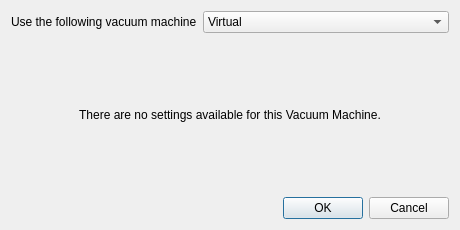
<?xml version="1.0" encoding="UTF-8"?>
<ui version="4.0">
 <class>VacuumMachineSettngsDialog</class>
 <widget class="QDialog" name="VacuumMachineSettngsDialog">
  <property name="geometry">
   <rect>
    <x>0</x>
    <y>0</y>
    <width>460</width>
    <height>230</height>
   </rect>
  </property>
  <property name="windowTitle">
   <string>Vacuum Machine Settngs</string>
  </property>
  <layout class="QGridLayout" name="gridLayout_2">
   <item row="3" column="0">
    <widget class="QDialogButtonBox" name="buttonBox">
     <property name="orientation">
      <enum>Qt::Horizontal</enum>
     </property>
     <property name="standardButtons">
      <set>QDialogButtonBox::Cancel|QDialogButtonBox::Ok</set>
     </property>
    </widget>
   </item>
   <item row="0" column="0">
    <layout class="QFormLayout" name="formLayout">
     <item row="0" column="0">
      <widget class="QLabel" name="label">
       <property name="text">
        <string>Use the following vacuum machine</string>
       </property>
       <property name="buddy">
        <cstring>comboBoxVacuumMachine</cstring>
       </property>
      </widget>
     </item>
     <item row="0" column="1">
      <widget class="QComboBox" name="comboBoxVacuumMachine">
       <item>
        <property name="text">
         <string>Virtual</string>
        </property>
       </item>
       <item>
        <property name="text">
         <string>VPT (OPC)</string>
        </property>
       </item>
       <item>
        <property name="text">
         <string>Optotech (TCP/IP)</string>
        </property>
       </item>
       <item>
        <property name="text">
         <string>HS-Group (OPC)</string>
        </property>
       </item>
      </widget>
     </item>
    </layout>
   </item>
   <item row="1" column="0">
    <widget class="QStackedWidget" name="stackedWidget">
     <property name="currentIndex">
      <number>0</number>
     </property>
     <widget class="QWidget" name="pageVirtual">
      <layout class="QVBoxLayout" name="verticalLayout">
       <item>
        <widget class="QLabel" name="labelVirtualInfo">
         <property name="text">
          <string>There are no settings available for this Vacuum Machine.</string>
         </property>
         <property name="alignment">
          <set>Qt::AlignCenter</set>
         </property>
        </widget>
       </item>
      </layout>
     </widget>
     <widget class="QWidget" name="pageVPT">
      <layout class="QGridLayout" name="gridLayout" columnstretch="1,255,255">
       <item row="1" column="1">
        <widget class="QLineEdit" name="lineEditVPTUpdateRate"/>
       </item>
       <item row="0" column="0">
        <widget class="QLabel" name="labelOPCServer">
         <property name="text">
          <string>OPC server</string>
         </property>
         <property name="alignment">
          <set>Qt::AlignRight|Qt::AlignTrailing|Qt::AlignVCenter</set>
         </property>
         <property name="buddy">
          <cstring>comboBoxVPTOPCServer</cstring>
         </property>
        </widget>
       </item>
       <item row="1" column="0">
        <widget class="QLabel" name="labelUpdateRate">
         <property name="text">
          <string>Update rate (s)</string>
         </property>
         <property name="alignment">
          <set>Qt::AlignRight|Qt::AlignTrailing|Qt::AlignVCenter</set>
         </property>
         <property name="buddy">
          <cstring>lineEditVPTUpdateRate</cstring>
         </property>
        </widget>
       </item>
       <item row="2" column="0">
        <widget class="QLabel" name="labelDelayBetweenLayers">
         <property name="text">
          <string>Delay between layers (s)</string>
         </property>
         <property name="alignment">
          <set>Qt::AlignRight|Qt::AlignTrailing|Qt::AlignVCenter</set>
         </property>
         <property name="buddy">
          <cstring>lineEditVPTDelayBetweenLayers</cstring>
         </property>
        </widget>
       </item>
       <item row="2" column="2">
        <widget class="QLabel" name="label_5">
         <property name="text">
          <string>* for debug only</string>
         </property>
        </widget>
       </item>
       <item row="0" column="1" colspan="2">
        <widget class="QComboBox" name="comboBoxVPTOPCServer"/>
       </item>
       <item row="2" column="1">
        <widget class="QLineEdit" name="lineEditVPTDelayBetweenLayers"/>
       </item>
       <item row="3" column="0" colspan="3">
        <spacer name="verticalSpacer">
         <property name="orientation">
          <enum>Qt::Vertical</enum>
         </property>
         <property name="sizeHint" stdset="0">
          <size>
           <width>20</width>
           <height>40</height>
          </size>
         </property>
        </spacer>
       </item>
      </layout>
     </widget>
     <widget class="QWidget" name="pageOptotech">
      <layout class="QGridLayout" name="gridLayout_3">
       <item row="4" column="0" colspan="5">
        <spacer name="verticalSpacer_2">
         <property name="orientation">
          <enum>Qt::Vertical</enum>
         </property>
         <property name="sizeHint" stdset="0">
          <size>
           <width>20</width>
           <height>40</height>
          </size>
         </property>
        </spacer>
       </item>
       <item row="3" column="0">
        <widget class="QLabel" name="label_6">
         <property name="text">
          <string>Data correction cycles</string>
         </property>
         <property name="alignment">
          <set>Qt::AlignRight|Qt::AlignTrailing|Qt::AlignVCenter</set>
         </property>
         <property name="buddy">
          <cstring>lineEditOptotechDataCorrectionCycles</cstring>
         </property>
        </widget>
       </item>
       <item row="2" column="1">
        <widget class="QLineEdit" name="lineEditOptotechDelayBetweenLayers"/>
       </item>
       <item row="1" column="4">
        <widget class="QPushButton" name="pushButtonOptotechDebugConsole">
         <property name="text">
          <string>Debug console</string>
         </property>
        </widget>
       </item>
       <item row="0" column="0">
        <widget class="QLabel" name="label_2">
         <property name="text">
          <string>Connect ro IP adress</string>
         </property>
         <property name="alignment">
          <set>Qt::AlignRight|Qt::AlignTrailing|Qt::AlignVCenter</set>
         </property>
         <property name="buddy">
          <cstring>lineEditOptotechConnectIPAdress</cstring>
         </property>
        </widget>
       </item>
       <item row="1" column="1">
        <widget class="QLineEdit" name="lineEditLocalPort"/>
       </item>
       <item row="0" column="1">
        <widget class="QLineEdit" name="lineEditOptotechConnectIPAdress"/>
       </item>
       <item row="1" column="0">
        <widget class="QLabel" name="labelOptotechLoactPort">
         <property name="text">
          <string>Local port</string>
         </property>
         <property name="alignment">
          <set>Qt::AlignRight|Qt::AlignTrailing|Qt::AlignVCenter</set>
         </property>
         <property name="buddy">
          <cstring>lineEditLocalPort</cstring>
         </property>
        </widget>
       </item>
       <item row="2" column="0">
        <widget class="QLabel" name="label_4">
         <property name="text">
          <string>Delay between layers (s)</string>
         </property>
         <property name="alignment">
          <set>Qt::AlignRight|Qt::AlignTrailing|Qt::AlignVCenter</set>
         </property>
         <property name="buddy">
          <cstring>lineEditOptotechDelayBetweenLayers</cstring>
         </property>
        </widget>
       </item>
       <item row="0" column="4">
        <widget class="QLineEdit" name="lineEditOptotechPort"/>
       </item>
       <item row="0" column="3">
        <widget class="QLabel" name="label_9">
         <property name="text">
          <string>Port</string>
         </property>
         <property name="alignment">
          <set>Qt::AlignRight|Qt::AlignTrailing|Qt::AlignVCenter</set>
         </property>
         <property name="buddy">
          <cstring>lineEditOptotechPort</cstring>
         </property>
        </widget>
       </item>
       <item row="3" column="1">
        <widget class="QLineEdit" name="lineEditOptotechDataCorrectionCycles"/>
       </item>
       <item row="0" column="2">
        <spacer name="horizontalSpacer_2">
         <property name="orientation">
          <enum>Qt::Horizontal</enum>
         </property>
         <property name="sizeHint" stdset="0">
          <size>
           <width>40</width>
           <height>20</height>
          </size>
         </property>
        </spacer>
       </item>
       <item row="1" column="2" colspan="2">
        <spacer name="horizontalSpacer">
         <property name="orientation">
          <enum>Qt::Horizontal</enum>
         </property>
         <property name="sizeHint" stdset="0">
          <size>
           <width>40</width>
           <height>20</height>
          </size>
         </property>
        </spacer>
       </item>
       <item row="2" column="2" colspan="3">
        <widget class="QLabel" name="label_7">
         <property name="text">
          <string>* for debug only</string>
         </property>
         <property name="buddy">
          <cstring>lineEditOptotechDelayBetweenLayers</cstring>
         </property>
        </widget>
       </item>
       <item row="3" column="2" colspan="3">
        <widget class="QLabel" name="label_8">
         <property name="text">
          <string>* recommended value: 64</string>
         </property>
         <property name="buddy">
          <cstring>lineEditOptotechDataCorrectionCycles</cstring>
         </property>
        </widget>
       </item>
      </layout>
     </widget>
     <widget class="QWidget" name="pageHSGroup">
      <layout class="QGridLayout" name="gridLayout_4" columnstretch="1,255,255">
       <item row="4" column="1">
        <widget class="QLineEdit" name="lineEditHSGroupDelayBetweenLayers"/>
       </item>
       <item row="1" column="1" colspan="2">
        <widget class="QComboBox" name="comboBoxHSGroupOPCServer"/>
       </item>
       <item row="3" column="2">
        <widget class="QLabel" name="label_14">
         <property name="text">
          <string>* app restart required </string>
         </property>
        </widget>
       </item>
       <item row="2" column="0">
        <widget class="QLabel" name="label_11">
         <property name="text">
          <string>Update rate (s)</string>
         </property>
         <property name="alignment">
          <set>Qt::AlignRight|Qt::AlignTrailing|Qt::AlignVCenter</set>
         </property>
        </widget>
       </item>
       <item row="2" column="1">
        <widget class="QLineEdit" name="lineEditHSGroupUpdateRate"/>
       </item>
       <item row="3" column="0">
        <widget class="QLabel" name="label_12">
         <property name="text">
          <string>OPC tags prefix</string>
         </property>
         <property name="alignment">
          <set>Qt::AlignRight|Qt::AlignTrailing|Qt::AlignVCenter</set>
         </property>
        </widget>
       </item>
       <item row="0" column="0">
        <widget class="QLabel" name="label_3">
         <property name="text">
          <string>Remote computer name</string>
         </property>
         <property name="alignment">
          <set>Qt::AlignRight|Qt::AlignTrailing|Qt::AlignVCenter</set>
         </property>
        </widget>
       </item>
       <item row="0" column="1">
        <widget class="QLineEdit" name="lineEditHSGroupRemoteComputerName"/>
       </item>
       <item row="3" column="1">
        <widget class="QLineEdit" name="lineEditHSGroupOPCTagsPrefix"/>
       </item>
       <item row="4" column="2">
        <widget class="QLabel" name="label_13">
         <property name="text">
          <string>* for debug only</string>
         </property>
        </widget>
       </item>
       <item row="4" column="0">
        <widget class="QLabel" name="label_15">
         <property name="text">
          <string>Delay between layers (s)</string>
         </property>
         <property name="alignment">
          <set>Qt::AlignRight|Qt::AlignTrailing|Qt::AlignVCenter</set>
         </property>
        </widget>
       </item>
       <item row="1" column="0">
        <widget class="QLabel" name="label_10">
         <property name="text">
          <string>OPC servet</string>
         </property>
         <property name="alignment">
          <set>Qt::AlignRight|Qt::AlignTrailing|Qt::AlignVCenter</set>
         </property>
        </widget>
       </item>
       <item row="5" column="1">
        <spacer name="verticalSpacer_3">
         <property name="orientation">
          <enum>Qt::Vertical</enum>
         </property>
         <property name="sizeHint" stdset="0">
          <size>
           <width>20</width>
           <height>40</height>
          </size>
         </property>
        </spacer>
       </item>
      </layout>
     </widget>
    </widget>
   </item>
  </layout>
 </widget>
 <resources/>
 <connections>
  <connection>
   <sender>buttonBox</sender>
   <signal>accepted()</signal>
   <receiver>VacuumMachineSettngsDialog</receiver>
   <slot>accept()</slot>
   <hints>
    <hint type="sourcelabel">
     <x>247</x>
     <y>287</y>
    </hint>
    <hint type="destinationlabel">
     <x>157</x>
     <y>274</y>
    </hint>
   </hints>
  </connection>
  <connection>
   <sender>buttonBox</sender>
   <signal>rejected()</signal>
   <receiver>VacuumMachineSettngsDialog</receiver>
   <slot>reject()</slot>
   <hints>
    <hint type="sourcelabel">
     <x>315</x>
     <y>287</y>
    </hint>
    <hint type="destinationlabel">
     <x>286</x>
     <y>274</y>
    </hint>
   </hints>
  </connection>
  <connection>
   <sender>comboBoxVacuumMachine</sender>
   <signal>currentIndexChanged(int)</signal>
   <receiver>stackedWidget</receiver>
   <slot>setCurrentIndex(int)</slot>
   <hints>
    <hint type="sourcelabel">
     <x>292</x>
     <y>28</y>
    </hint>
    <hint type="destinationlabel">
     <x>260</x>
     <y>175</y>
    </hint>
   </hints>
  </connection>
 </connections>
</ui>
